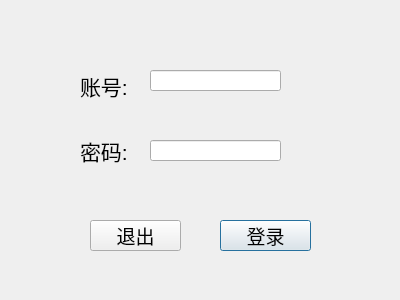
<?xml version="1.0" encoding="UTF-8"?>
<ui version="4.0">
 <class>LoginDialog</class>
 <widget class="QDialog" name="LoginDialog">
  <property name="geometry">
   <rect>
    <x>0</x>
    <y>0</y>
    <width>400</width>
    <height>300</height>
   </rect>
  </property>
  <property name="windowTitle">
   <string>欢迎登录CashierMS</string>
  </property>
  <widget class="QLineEdit" name="usernameLineEdit">
   <property name="geometry">
    <rect>
     <x>150</x>
     <y>70</y>
     <width>131</width>
     <height>21</height>
    </rect>
   </property>
  </widget>
  <widget class="QLineEdit" name="passwordLineEdit">
   <property name="geometry">
    <rect>
     <x>150</x>
     <y>140</y>
     <width>131</width>
     <height>21</height>
    </rect>
   </property>
   <property name="inputMethodHints">
    <set>Qt::ImhHiddenText|Qt::ImhNoAutoUppercase|Qt::ImhNoPredictiveText</set>
   </property>
   <property name="echoMode">
    <enum>QLineEdit::Password</enum>
   </property>
  </widget>
  <widget class="QLabel" name="label">
   <property name="geometry">
    <rect>
     <x>80</x>
     <y>70</y>
     <width>71</width>
     <height>31</height>
    </rect>
   </property>
   <property name="font">
    <font>
     <family>Arial</family>
     <pointsize>16</pointsize>
    </font>
   </property>
   <property name="text">
    <string>账号:</string>
   </property>
  </widget>
  <widget class="QLabel" name="label_2">
   <property name="geometry">
    <rect>
     <x>80</x>
     <y>130</y>
     <width>71</width>
     <height>41</height>
    </rect>
   </property>
   <property name="font">
    <font>
     <family>Arial</family>
     <pointsize>16</pointsize>
    </font>
   </property>
   <property name="text">
    <string>密码:</string>
   </property>
  </widget>
  <widget class="QPushButton" name="loginPushButton">
   <property name="geometry">
    <rect>
     <x>220</x>
     <y>220</y>
     <width>91</width>
     <height>31</height>
    </rect>
   </property>
   <property name="font">
    <font>
     <family>Arial</family>
     <pointsize>14</pointsize>
    </font>
   </property>
   <property name="text">
    <string>登录</string>
   </property>
  </widget>
  <widget class="QPushButton" name="exitPushButton">
   <property name="geometry">
    <rect>
     <x>90</x>
     <y>220</y>
     <width>91</width>
     <height>31</height>
    </rect>
   </property>
   <property name="font">
    <font>
     <family>Arial</family>
     <pointsize>14</pointsize>
    </font>
   </property>
   <property name="text">
    <string>退出</string>
   </property>
  </widget>
 </widget>
 <resources/>
 <connections/>
</ui>
